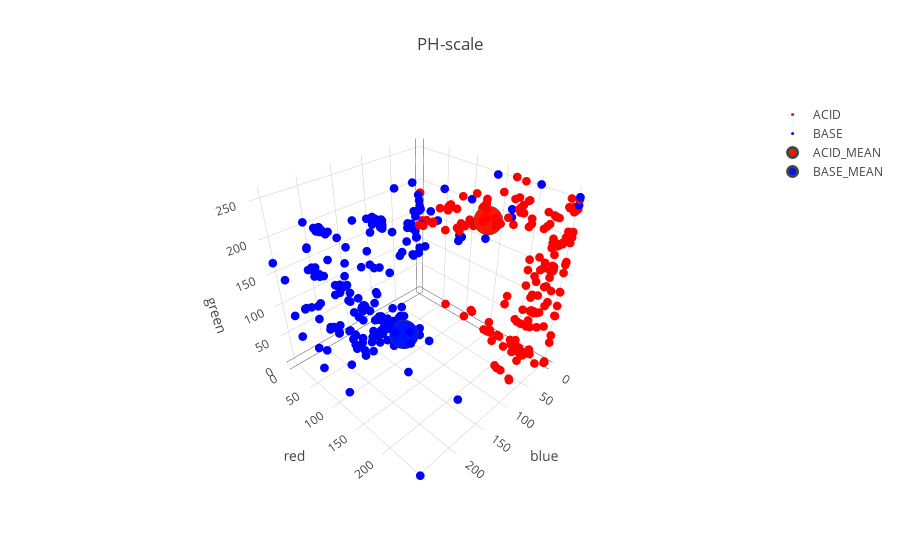

Source (notebook cell):
### Markdown cell above
### Visualization

### Code cell
import plotly
import plotly.offline as py
py.init_notebook_mode(connected=True)
import plotly.graph_objs as go


acid = go.Scatter3d(
    x=df[df['class'] == 0]['blue'],
    y=df[df['class'] == 0]['red'],
    z=df[df['class'] == 0]['green'],
    mode='markers',
    marker = dict(size=3,
                  color='rgb(255,0,0)',
                  line=dict(width=0)),
    name ='ACID'
)
base = go.Scatter3d(
    x=df[df['class'] == 1]['blue'],
    y=df[df['class'] == 1]['red'],
    z=df[df['class'] == 1]['green'],
    mode='markers',
    marker = dict(size=3,
                  color='rgb(0,0,255)',
                  line=dict(width=0)),
    name ='BASE'
)

acid_mean = go.Scatter3d(
    x = m_acid_df['blue'],
    y = m_acid_df['green'],
    z = m_acid_df['red'],
    mode='markers',
    marker = dict(size=10,
                  color='rgb(255,20,0)',
                  line=dict(width=3)),
    name = "ACID_MEAN"
)

base_mean = go.Scatter3d(
    x = m_base_df['blue'],
    y = m_base_df['green'],
    z = m_base_df['red'],
    mode='markers',
    marker = dict(size=10,
                  color='rgb(0,20,255)',
                  line=dict(width=3)),
    name = "BASE_MEAN"
)

data = [acid, base, acid_mean, base_mean]
layout = go.Layout(
    title='PH-scale',
    scene = dict(
        xaxis = dict(title='blue'),
        yaxis = dict(title='red'),
        zaxis = dict(title='green'),)
)
fig = go.Figure(data=data, layout=layout)
py.iplot(fig,filename='ph-scale')

### Figure 1 — Plotly figure (JSON) as saved in the notebook; plotly's stock layout.template omitted (floating-point values rounded to 4 significant figures; data arrays with more than 128 entries replaced by an {"elided": "..."} marker saying what was removed)
{"data": [{"marker": {"color": "rgb(255,0,0)", "line": {"width": 0}, "size": 3}, "mode": "markers", "name": "ACID", "type": "scatter3d", "uid": "ae6ce178-a0bf-11e8-83fb-708bcd0eb9a7", "x": {"elided": "302 int values"}, "y": {"elided": "302 int values"}, "z": {"elided": "302 int values"}}, {"marker": {"color": "rgb(0,0,255)", "line": {"width": 0}, "size": 3}, "mode": "markers", "name": "BASE", "type": "scatter3d", "uid": "ae6ce179-a0bf-11e8-9424-708bcd0eb9a7", "x": {"elided": "351 int values"}, "y": {"elided": "351 int values"}, "z": {"elided": "351 int values"}}, {"marker": {"color": "rgb(255,20,0)", "line": {"width": 3}, "size": 10}, "mode": "markers", "name": "ACID_MEAN", "type": "scatter3d", "uid": "ae6ce17a-a0bf-11e8-bcf0-708bcd0eb9a7", "x": [26.66], "y": [151.0], "z": [198.7]}, {"marker": {"color": "rgb(0,20,255)", "line": {"width": 3}, "size": 10}, "mode": "markers", "name": "BASE_MEAN", "type": "scatter3d", "uid": "ae6ce17b-a0bf-11e8-b4ce-708bcd0eb9a7", "x": [143.2], "y": [112.1], "z": [53.5]}], "layout": {"scene": {"xaxis": {"title": "blue"}, "yaxis": {"title": "red"}, "zaxis": {"title": "green"}}, "title": "PH-scale"}}
